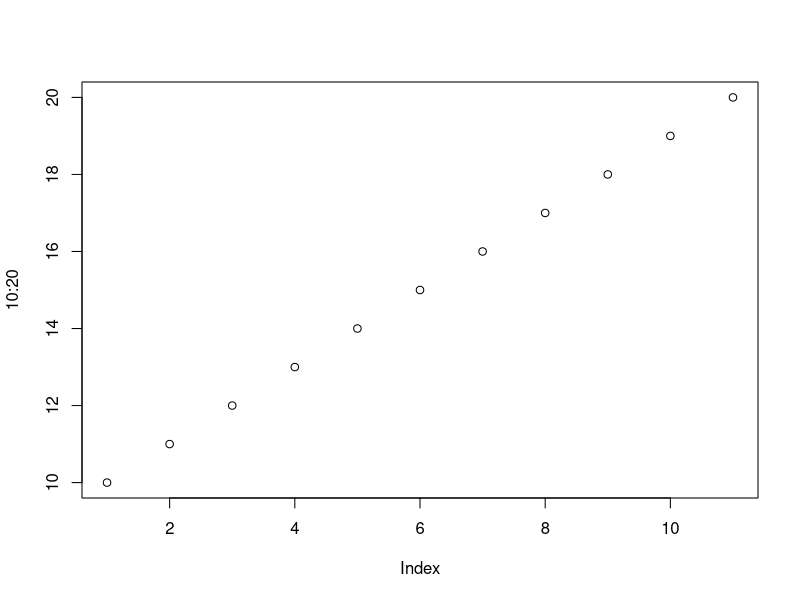

R code for this plot:
## ---- chunk 1
plot(10:20)
